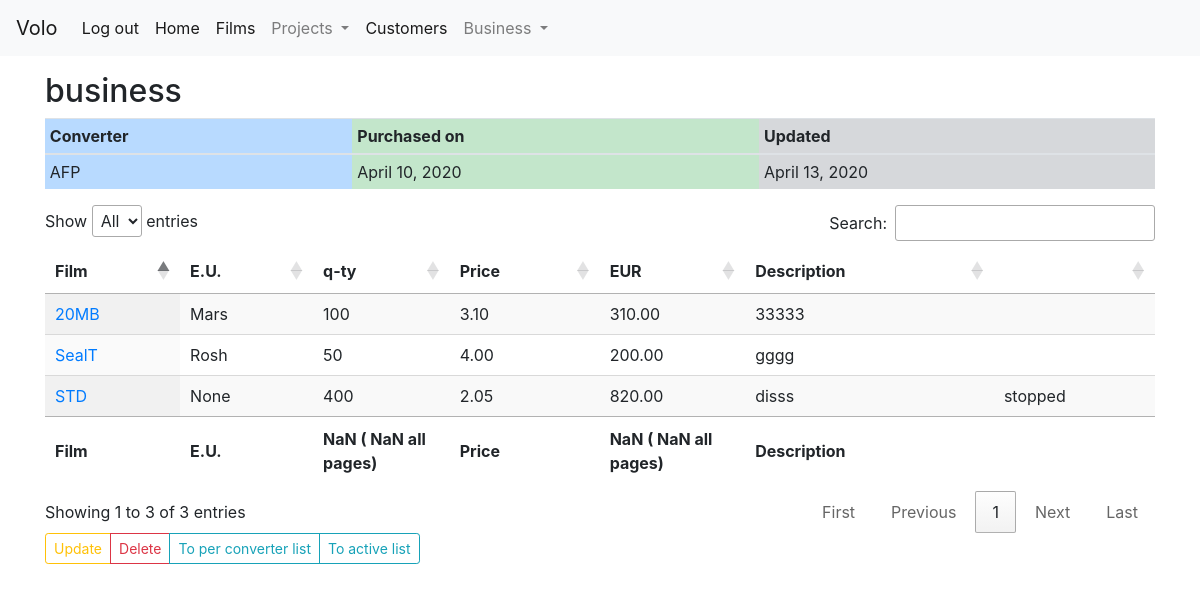
The app's page /sell/12/ (signed in) with its own data.
### sell/models.py (models this page shows, shortened)
class Sell(models.Model):
    converter = models.ForeignKey(Customer, null=True, related_name="converter_sales",on_delete=models.SET_NULL, limit_choices_to=Q(status='C') | Q(status='D'))
    created_at = models.DateField(auto_now_add=True)
    updated_at = models.DateField(auto_now=True)
    class Meta:
        db_table = 'sell'
        ordering = ('converter','-updated_at')
        verbose_name_plural = 'sales'

class SellItem(models.Model):
    sell = models.ForeignKey(Sell, related_name="has_items",on_delete=models.CASCADE)
    product = models.ForeignKey(Product, null=True, related_name="product_sells",on_delete=models.SET_NULL)
    quantity = models.PositiveIntegerField(blank=True)
    price = models.DecimalField(max_digits=4, decimal_places=2, null=True, blank=True)
    enduser = models.ForeignKey(Customer, blank=True, null=True, related_name="enduser_sales",on_delete=models.SET_NULL, limit_choices_to={'status': 'E'},)
    description = models.CharField(max_length=50, blank=True)
    discontinued = models.BooleanField(default=False)
    class Meta:
        db_table = 'sellitem'
        ordering = ('-quantity',)
        verbose_name_plural = "SellItems"

### customer/models.py (models this page shows)
class Customer(models.Model):
    name = models.CharField(max_length=20)
    STATUS = (
        ('C', 'Converter'),
        ('E', 'Enduser'),
        ('D', 'Distributor'),
        ('A', 'Agent')
        )
    status = models.CharField(max_length=1,choices=STATUS,default='C')
    country = models.CharField(max_length=2,default='HR')
    CATEGORY = (
        (1, 1),
        (2, 2),
        (3, 3),
        (4, 4)
        )
    category = models.PositiveSmallIntegerField(choices=CATEGORY,default=2)
    issue = models.CharField(max_length=50, blank=True)
    class Meta:
        db_table = 'customer'
        ordering = ('country','name','status','category','issue')
    def __str__(self):
        return self.name

### product/models.py (models this page shows, shortened)
class Product(models.Model):
    PRODUCER = (
        ('TE', 'Treofan'),
        ('JE', 'Jindal Europe'),
        ('JI', 'Jindal India'),
        ('JA', 'Jindal America')
    )
    producer = models.CharField(max_length=2,choices=PRODUCER, default='JE')
    name = models.CharField(max_length=20, unique=True)
    GROUP = (
        ('NPD', 'NPD'),
        ('SPP', 'Specialty Packaging'),
        ('SPL', 'Specialty Labeling'),
        ('IML', 'IML'),
        ('COM', 'Commodity')
    )
    group = models.CharField(max_length=3,choices=GROUP, default='NPD')
    FAMILY = (
        ('UW', 'Uncoated White'),
        ('CW', 'Coated White'),
        ('UT', 'Uncoated Transparent'),
        ('CT', 'Coated transparent'),
        ('MT', 'Metallised'),
        ('ST', 'SealTough'),
        ('AL', 'Alox'),
        ('HD', 'EthyLyte')
    )
    family = models.CharField(max_length=2,choices=FAMILY, default='UW')
    link = models.URLField(blank=True)
    class Meta:
        db_table = 'product'
        ordering = ('name','family',)
        verbose_name = 'product'
        verbose_name_plural = 'products'

### sell/views.py (the view)
# urls.py: path('<int:pk>/', SellDetail.as_view(),name='sell-detail'),
class SellDetail(LoginRequiredMixin, DetailView):
    model = Sell
    def get_context_data(self, **kwargs):
        context = super(SellDetail, self).get_context_data(**kwargs)
        sell_item = kwargs.get('object', None)
        sell_object_list = sell_item.has_items.all()
        if sell_object_list:
            context.update({'sell_object_list': sell_object_list})
        return context

### purchase/templatetags/table_operations.py (called while the page is built)
@register.filter
def mult(value, arg):
    return value * arg

### sell/templates/sell/sell_detail.html (shortened to what this page needs)
{% extends "base.html" %}
{% load table_operations %}
{% block content %}
<h2>{{ object.customer }} business</h2>
<table class="table table-sm">
   <thead>
     <tr>
       <th class="table-primary">Converter</th>
       <th class="table-success">Purchased on</th>
       <th class="table-secondary">Updated</th>
     </tr>
   </thead>
   <tbody>
     <tr>
       <td class="table-primary">{{ object.converter }} </td>
       <td class="table-success">{{object.created_at}}</td>
       <td class="table-secondary">{{object.updated_at}}</td>
     </tr>
   </tbody>
 </table>
    <table id="mydatatable" class="display" style="width:100%">
      <thead>
        <tr>
          <th scope="col">Film</th>
          <th scope="col">E.U.</th>
          <th scope="col">q-ty</th>
          <th scope="col">Price</th>
          <th scope="col">EUR</th>
          <th scope="col">Description</th>
          <th scope="col"></th>
        </tr>
      </thead>
      <tbody>
  {% for i in sell_object_list %}
        <tr>
          <td><a href="{% url 'product:product-detail' i.product.id %}/">{{ i.product.name }}</td>
          <td> {{ i.enduser }} </td>
          <td> {{ i.quantity }} </td>
          <td> {{ i.price}} </td>
          <td> {{ i.price|mult:i.quantity}} </td>
          <td> {{ i.description }} </td>
          <td>   {% if i.discontinued == True %}
            stopped {% endif %}</td>
        </tr>
  {% endfor %}
  </tbody>
         <tfoot>
             <tr>
               <th scope="col">Film</th>
               <th scope="col">E.U.</th>
               <th scope="col">q-ty</th>
               <th scope="col">Price</th>
               <th scope="col">EUR</th>
               <th scope="col">Description</th>
               <th scope="col"></th>
              </tr>
         </tfoot>
     </table>
<div class="btn-toolbar" role="toolbar" aria-label="Toolbar with button groups">
  <div class="btn-group mr-2" role="group" aria-label="First group">
  <a class="btn btn-outline-warning btn-sm" href="{% url 'sell:sell-update' object.id %}">Update</a>
  <a class="btn btn-outline-danger btn-sm" href="{% url 'sell:sell-delete' object.id %}">Delete</a>
  <a class="btn btn-outline-info btn-sm" href="{% url 'sell:sell-list' %}">To per converter list</a>
  <a class="btn btn-outline-info btn-sm" href="{% url 'sell:active-list' %}">To active list</a>
</div>
</div>
{% endblock %}

### records on screen
Sell: converter "AFP", created_at "April 10, 2020", updated_at "April 13, 2020"
SellItem: product.name "STD", enduser "None", quantity "400", price "2.05", price|mult "820.00", description "disss", discontinued "stopped"
SellItem: product.name "20MB", enduser "Mars", quantity "100", price "3.10", price|mult "310.00", description "33333"
SellItem: product.name "SealT", enduser "Rosh", quantity "50", price "4.00", price|mult "200.00", description "gggg"
